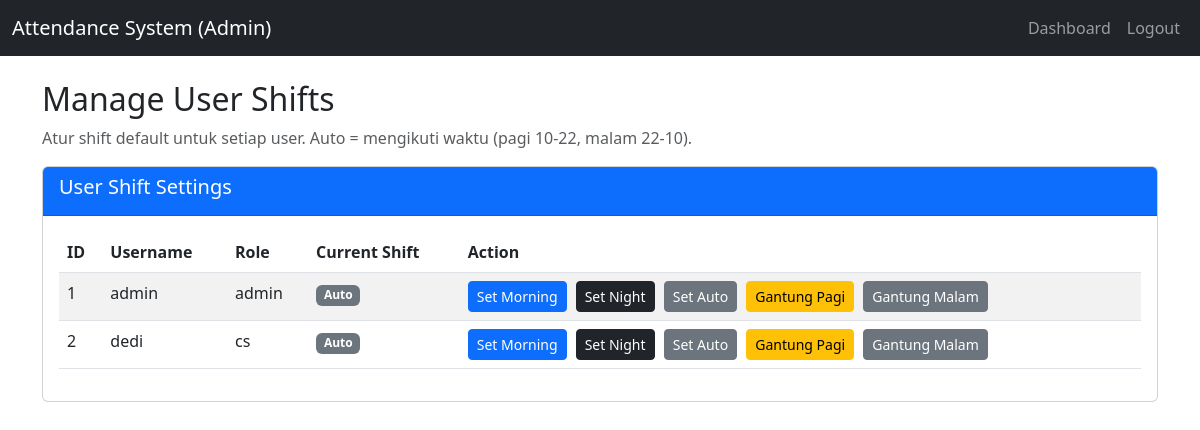
The page /user-shifts (signed in) on the database its author committed.
### tables this page shows
CREATE TABLE users (
                    id INTEGER PRIMARY KEY AUTOINCREMENT,
                    username TEXT UNIQUE NOT NULL,
                    password TEXT NOT NULL,
                    role TEXT NOT NULL,
                    default_shift TEXT DEFAULT 'auto'
                );

### app.py (the view)
@app.route('/user-shifts')
@login_required
@admin_required
def user_shifts():
    try:
        users = query_db('SELECT id, username, role, default_shift FROM users ORDER BY id')
        return render_template('user_shifts.html', users=users)
    except Exception as e:
        app.logger.error(f"Error in user_shifts route: {str(e)}")
        flash('An error occurred.', 'danger')
        return redirect(url_for('dashboard'))

### app.py (called while the page is built)
def get_db():
    if DATABASE_URL and DATABASE_URL.startswith('postgres'):
        if not hasattr(g, '_database'):
            g._database = psycopg2.connect(DATABASE_URL, cursor_factory=RealDictCursor)
        return g._database
    else:
        db = getattr(g, '_database', None)
        if db is None:
            db = g._database = sqlite3.connect('attendance.db')
            db.row_factory = sqlite3.Row
        return db

@app.teardown_appcontext
def close_connection(exception):
    db = getattr(g, '_database', None)
    if db is not None:
        db.close()

def query_db(query, args=(), one=False):
    try:
        conn = get_db()
        if DATABASE_URL and DATABASE_URL.startswith('postgres'):
            cur = conn.cursor()
            cur.execute(query.replace('?', '%s'), args)
            rv = cur.fetchall()
            cur.close()
            return (rv[0] if rv else None) if one else rv
        else:
            cur = conn.execute(query, args)
            rv = cur.fetchall()
            cur.close()
            return (rv[0] if rv else None) if one else rv
    except Exception as e:
        app.logger.error(f"Database query error: {str(e)}")
        raise

def login_required(f):
    @wraps(f)
    def decorated_function(*args, **kwargs):
        if 'user_id' not in session:
            flash('Please log in first.', 'warning')
            return redirect(url_for('login'))
        return f(*args, **kwargs)
    return decorated_function

def admin_required(f):
    @wraps(f)
    def decorated_function(*args, **kwargs):
        if session.get('role') != 'admin':
            flash('Admin access required.', 'danger')
            return redirect(url_for('dashboard'))
        return f(*args, **kwargs)
    return decorated_function

### templates/user_shifts.html (shortened to what this page needs)
<!DOCTYPE html>
<html lang="en">
<head>
    <link href="https://cdn.jsdelivr.net/npm/bootstrap@5.3.0/dist/css/bootstrap.min.css" rel="stylesheet">
    <link rel="stylesheet" href="{{ url_for('static', filename='style.css') }}">
</head>
<body>
    <nav class="navbar navbar-expand-lg navbar-dark bg-dark">
        <div class="container-fluid">
            <a class="navbar-brand" href="#">Attendance System (Admin)</a>
            <div class="collapse navbar-collapse">
                <ul class="navbar-nav ms-auto">
                    <li class="nav-item"><a class="nav-link" href="{{ url_for('dashboard') }}">Dashboard</a></li>
                    <li class="nav-item"><a class="nav-link" href="{{ url_for('logout') }}">Logout</a></li>
                </ul>
            </div>
        </div>
    </nav>
    <div class="container mt-4">
        <h2>Manage User Shifts</h2>
        <p class="text-muted">Atur shift default untuk setiap user. Auto = mengikuti waktu (pagi 10-22, malam 22-10).</p>
        <div class="card">
            <div class="card-header bg-primary text-white">
                <h5>User Shift Settings</h5>
            </div>
            <div class="card-body">
                <table class="table table-striped">
                    <thead>
                        <tr>
                            <th>ID</th>
                            <th>Username</th>
                            <th>Role</th>
                            <th>Current Shift</th>
                            <th>Action</th>
                        </tr>
                    </thead>
                    <tbody>
                        {% for user in users %}
                        <tr>
                            <td>{{ user.id }}</td>
                            <td>{{ user.username }}</td>
                            <td>{{ user.role }}</td>
                            <td>
                                {% if user.default_shift == 'morning' %}
                                    <span class="badge bg-primary">Morning Shift</span>
                                {% elif user.default_shift == 'night' %}
                                    <span class="badge bg-dark">Night Shift</span>
                                {% else %}
                                    <span class="badge bg-secondary">Auto</span>
                                {% endif %}
                            </td>
                            <td>
                                <a href="{{ url_for('set_user_shift', user_id=user.id, shift='morning') }}" class="btn btn-sm btn-primary">Set Morning</a>
                                <a href="{{ url_for('set_user_shift', user_id=user.id, shift='night') }}" class="btn btn-sm btn-dark">Set Night</a>
                                <a href="{{ url_for('set_user_shift', user_id=user.id, shift='auto') }}" class="btn btn-sm btn-secondary">Set Auto</a>
                                <a href="{{ url_for('set_user_shift', user_id=user.id, shift='gantung_pagi') }}" class="btn btn-sm btn-warning">Gantung Pagi</a>
                                <a href="{{ url_for('set_user_shift', user_id=user.id, shift='gantung_malam') }}" class="btn btn-sm btn-secondary">Gantung Malam</a>
                            </td>
                        </tr>
                        {% endfor %}
                    </tbody>
                </table>
            </div>
        </div>
    </div>
</body>
</html>

### static/style.css (style rules this page uses)
.btn + .btn { margin-left: 5px; }

### rows shown on the page
users: id "1", username "admin", role "admin", default_shift "Auto"
users: id "2", username "dedi", role "cs", default_shift "Auto"
